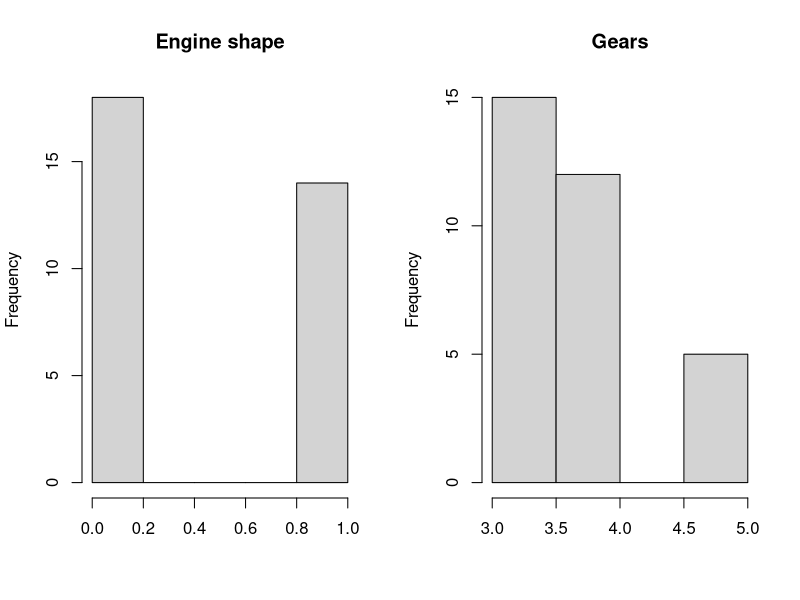
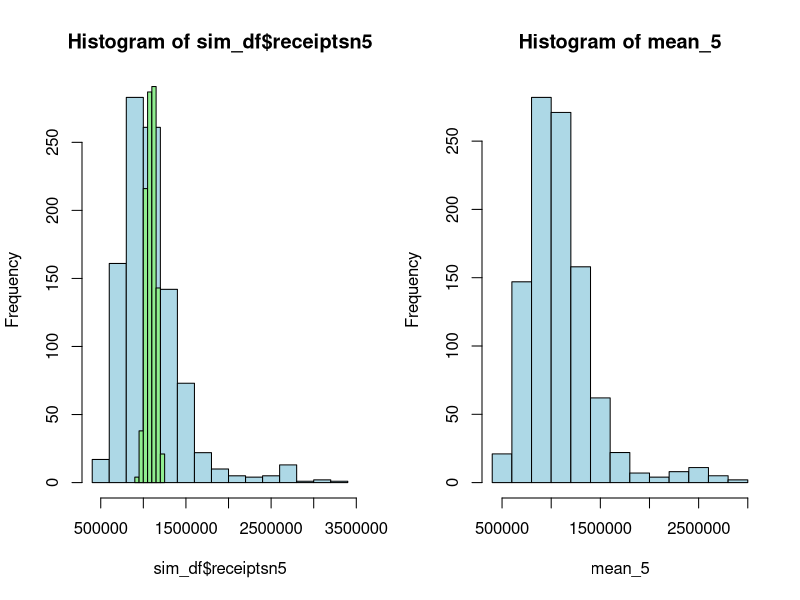
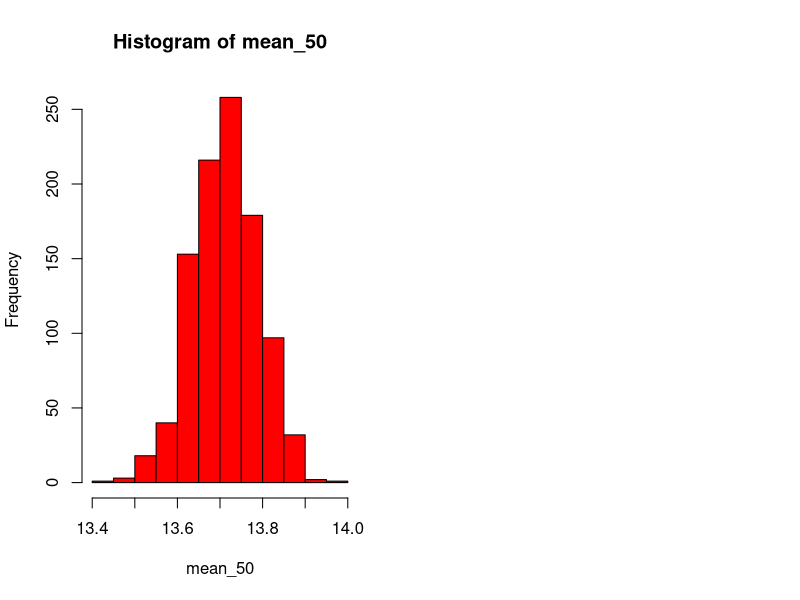

The R script that drew these images, in order:
#Problem set 3

#A.1 Import data

df = read.csv('Data/receipts.csv')
head(df, 4)

#A.1 import libraries

# A.1.1 Download packages

install.packages('dplyr')


# A.1.2 Import functions from downloaded libraries

library(dplyr) #Data manipulation

# 1. Create log

#1.1 Using $\mathit{\$}$ sign
df$receipts_log = log(df$receipts)

head(df,2)


#1.2 DPLYR--Mutate (OPTIONAL)¶

df %>% 
mutate(NEW_COLUMN_NAME = log(receipts)) %>% 
head(3)


#1.2.1 Common mistake to avoid: 
# To overwrite file you must type "DF_NAME = REST_OF_CODE"¶

df_with_log = df %>% 
mutate(NEW_COLUMN_NAME = log(receipts))

df_with_log %>% head(2)


#2. Histograms: side by side
#2.2.1 "Hist" function
#2.2.2.1 Use internal data set titled mtcars¶

mtcars %>% head(2)

# 2.2.2.2 Plot histogram¶

par(mfrow=c(1,2))
hist(mtcars$vs, xlab="", main="Engine shape")
hist(mtcars$gear, xlab="", main="Gears")


#3. Histograms: Overlapping¶

# 3.1 Import data
sim_df = read.csv('Data/simulations.csv')

sim_df  %>% head(2)

# 3.2 Plot histograms
hist(
    sim_df$receiptsn5,
    col= 'lightblue', #Set color
    )
hist(sim_df$receiptsn100, 
     col= 'lightgreen', 
     add=TRUE
    )


# 4. For loop (OPTIONAL) Extra credit problem
# 4.1 Basics¶

for (i in 1:3){
    print(i)
}


# 4.1.1 Extending loop to dataframe¶

col_names = names(df) 

for (name in col_names){
    print(name)
}


#4.2 For loop for the assignement¶
#4.2.1 Create empty lists¶

mean_5 =c()
mean_50 =c()


#4.2.2 Iterate over empty lists adding means

for (i in 1:1000){
    mean_5 = c(mean_5, mean(sample(df$receipts,5))) 
    mean_50 = c(mean_50, mean(sample(df$receipts_log,50)))
    }


#4.2.2.1 If succesfull nothing should print, check you work by calling the mean_5 object¶

mean_5[c(1:10)] #Show first 10 observations: [c(1:10)] 


#4.2.3 Histogram¶

hist(
    mean_5,
    col= 'lightblue', #Set color
    )

hist(mean_50, 
     col= 'red', 
    )
